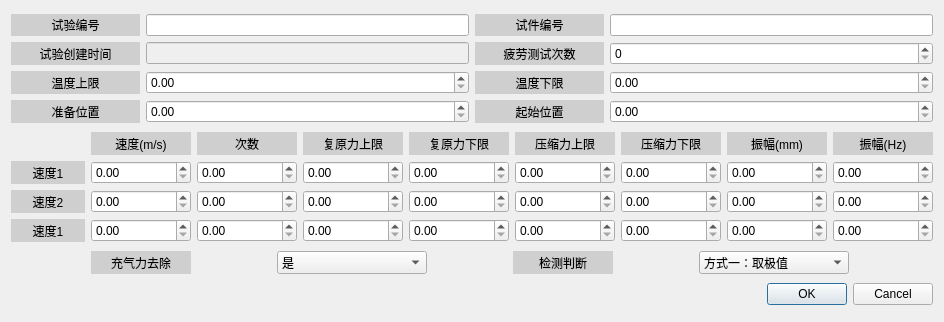
<?xml version="1.0" encoding="UTF-8"?>
<ui version="4.0">
 <class>NewIndicatTestDialog</class>
 <widget class="QDialog" name="NewIndicatTestDialog">
  <property name="geometry">
   <rect>
    <x>0</x>
    <y>0</y>
    <width>944</width>
    <height>322</height>
   </rect>
  </property>
  <property name="windowTitle">
   <string>新建示功试验</string>
  </property>
  <property name="windowIcon">
   <iconset resource="themes/image.qrc">
    <normaloff>:/images/images/new.png</normaloff>:/images/images/new.png</iconset>
  </property>
  <layout class="QVBoxLayout" name="verticalLayout">
   <item>
    <layout class="QGridLayout" name="gridLayout">
     <item row="1" column="3">
      <widget class="QLabel" name="label_sensor_12">
       <property name="minimumSize">
        <size>
         <width>129</width>
         <height>22</height>
        </size>
       </property>
       <property name="styleSheet">
        <string notr="true">background-color: rgb(207, 207, 207);
color: black; /* 可选，设置文字颜色 */</string>
       </property>
       <property name="text">
        <string>试件编号</string>
       </property>
       <property name="alignment">
        <set>Qt::AlignCenter</set>
       </property>
      </widget>
     </item>
     <item row="3" column="2">
      <widget class="QLineEdit" name="lineEdit_3">
       <property name="enabled">
        <bool>false</bool>
       </property>
      </widget>
     </item>
     <item row="3" column="0">
      <widget class="QLabel" name="label_sensor_13">
       <property name="minimumSize">
        <size>
         <width>129</width>
         <height>22</height>
        </size>
       </property>
       <property name="styleSheet">
        <string notr="true">background-color: rgb(207, 207, 207);
color: black; /* 可选，设置文字颜色 */</string>
       </property>
       <property name="text">
        <string>试验创建时间</string>
       </property>
       <property name="alignment">
        <set>Qt::AlignCenter</set>
       </property>
      </widget>
     </item>
     <item row="1" column="4">
      <widget class="QLineEdit" name="lineEdit_2"/>
     </item>
     <item row="6" column="0">
      <widget class="QLabel" name="label_sensor_17">
       <property name="minimumSize">
        <size>
         <width>129</width>
         <height>22</height>
        </size>
       </property>
       <property name="styleSheet">
        <string notr="true">background-color: rgb(207, 207, 207);
color: black; /* 可选，设置文字颜色 */</string>
       </property>
       <property name="text">
        <string>准备位置</string>
       </property>
       <property name="alignment">
        <set>Qt::AlignCenter</set>
       </property>
      </widget>
     </item>
     <item row="5" column="4">
      <widget class="QDoubleSpinBox" name="doubleSpinBox_2"/>
     </item>
     <item row="5" column="0">
      <widget class="QLabel" name="label_sensor_15">
       <property name="minimumSize">
        <size>
         <width>129</width>
         <height>22</height>
        </size>
       </property>
       <property name="styleSheet">
        <string notr="true">background-color: rgb(207, 207, 207);
color: black; /* 可选，设置文字颜色 */</string>
       </property>
       <property name="text">
        <string>温度上限</string>
       </property>
       <property name="alignment">
        <set>Qt::AlignCenter</set>
       </property>
      </widget>
     </item>
     <item row="3" column="3">
      <widget class="QLabel" name="label_sensor_14">
       <property name="minimumSize">
        <size>
         <width>129</width>
         <height>22</height>
        </size>
       </property>
       <property name="styleSheet">
        <string notr="true">background-color: rgb(207, 207, 207);
color: black; /* 可选，设置文字颜色 */</string>
       </property>
       <property name="text">
        <string>疲劳测试次数</string>
       </property>
       <property name="alignment">
        <set>Qt::AlignCenter</set>
       </property>
      </widget>
     </item>
     <item row="5" column="3">
      <widget class="QLabel" name="label_sensor_16">
       <property name="minimumSize">
        <size>
         <width>129</width>
         <height>22</height>
        </size>
       </property>
       <property name="styleSheet">
        <string notr="true">background-color: rgb(207, 207, 207);
color: black; /* 可选，设置文字颜色 */</string>
       </property>
       <property name="text">
        <string>温度下限</string>
       </property>
       <property name="alignment">
        <set>Qt::AlignCenter</set>
       </property>
      </widget>
     </item>
     <item row="5" column="2">
      <widget class="QDoubleSpinBox" name="doubleSpinBox"/>
     </item>
     <item row="6" column="2">
      <widget class="QDoubleSpinBox" name="doubleSpinBox_3"/>
     </item>
     <item row="6" column="4">
      <widget class="QDoubleSpinBox" name="doubleSpinBox_4"/>
     </item>
     <item row="1" column="2">
      <widget class="QLineEdit" name="lineEdit"/>
     </item>
     <item row="1" column="0">
      <widget class="QLabel" name="label_sensor_11">
       <property name="minimumSize">
        <size>
         <width>129</width>
         <height>22</height>
        </size>
       </property>
       <property name="styleSheet">
        <string notr="true">background-color: rgb(207, 207, 207);
color: black; /* 可选，设置文字颜色 */</string>
       </property>
       <property name="text">
        <string>试验编号</string>
       </property>
       <property name="alignment">
        <set>Qt::AlignCenter</set>
       </property>
      </widget>
     </item>
     <item row="6" column="3">
      <widget class="QLabel" name="label_sensor_18">
       <property name="minimumSize">
        <size>
         <width>129</width>
         <height>22</height>
        </size>
       </property>
       <property name="styleSheet">
        <string notr="true">background-color: rgb(207, 207, 207);
color: black; /* 可选，设置文字颜色 */</string>
       </property>
       <property name="text">
        <string>起始位置</string>
       </property>
       <property name="alignment">
        <set>Qt::AlignCenter</set>
       </property>
      </widget>
     </item>
     <item row="3" column="4">
      <widget class="QSpinBox" name="spinBox"/>
     </item>
    </layout>
   </item>
   <item>
    <layout class="QGridLayout" name="gridLayout_2">
     <item row="2" column="9">
      <widget class="QDoubleSpinBox" name="doubleSpinBox_18"/>
     </item>
     <item row="1" column="4">
      <widget class="QDoubleSpinBox" name="doubleSpinBox_8"/>
     </item>
     <item row="0" column="5">
      <widget class="QLabel" name="label_sensor_24">
       <property name="minimumSize">
        <size>
         <width>100</width>
         <height>23</height>
        </size>
       </property>
       <property name="maximumSize">
        <size>
         <width>100</width>
         <height>23</height>
        </size>
       </property>
       <property name="styleSheet">
        <string notr="true">background-color: rgb(207, 207, 207);
color: black; /* 可选，设置文字颜色 */</string>
       </property>
       <property name="text">
        <string>压缩力上限</string>
       </property>
       <property name="alignment">
        <set>Qt::AlignCenter</set>
       </property>
      </widget>
     </item>
     <item row="2" column="1">
      <widget class="QDoubleSpinBox" name="doubleSpinBox_16"/>
     </item>
     <item row="0" column="2">
      <widget class="QLabel" name="label_sensor_20">
       <property name="minimumSize">
        <size>
         <width>100</width>
         <height>23</height>
        </size>
       </property>
       <property name="maximumSize">
        <size>
         <width>100</width>
         <height>23</height>
        </size>
       </property>
       <property name="styleSheet">
        <string notr="true">background-color: rgb(207, 207, 207);
color: black; /* 可选，设置文字颜色 */</string>
       </property>
       <property name="text">
        <string>次数</string>
       </property>
       <property name="alignment">
        <set>Qt::AlignCenter</set>
       </property>
      </widget>
     </item>
     <item row="0" column="1">
      <widget class="QLabel" name="label_sensor_19">
       <property name="minimumSize">
        <size>
         <width>100</width>
         <height>23</height>
        </size>
       </property>
       <property name="maximumSize">
        <size>
         <width>100</width>
         <height>23</height>
        </size>
       </property>
       <property name="styleSheet">
        <string notr="true">background-color: rgb(207, 207, 207);
color: black; /* 可选，设置文字颜色 */</string>
       </property>
       <property name="text">
        <string>速度(m/s)</string>
       </property>
       <property name="alignment">
        <set>Qt::AlignCenter</set>
       </property>
      </widget>
     </item>
     <item row="2" column="5">
      <widget class="QDoubleSpinBox" name="doubleSpinBox_14"/>
     </item>
     <item row="1" column="3">
      <widget class="QDoubleSpinBox" name="doubleSpinBox_7"/>
     </item>
     <item row="0" column="8">
      <widget class="QLabel" name="label_sensor_25">
       <property name="minimumSize">
        <size>
         <width>100</width>
         <height>23</height>
        </size>
       </property>
       <property name="maximumSize">
        <size>
         <width>100</width>
         <height>23</height>
        </size>
       </property>
       <property name="styleSheet">
        <string notr="true">background-color: rgb(207, 207, 207);
color: black; /* 可选，设置文字颜色 */</string>
       </property>
       <property name="text">
        <string>振幅(mm)</string>
       </property>
       <property name="alignment">
        <set>Qt::AlignCenter</set>
       </property>
      </widget>
     </item>
     <item row="4" column="2">
      <widget class="QDoubleSpinBox" name="doubleSpinBox_22"/>
     </item>
     <item row="0" column="7">
      <widget class="QLabel" name="label_sensor_26">
       <property name="minimumSize">
        <size>
         <width>100</width>
         <height>23</height>
        </size>
       </property>
       <property name="maximumSize">
        <size>
         <width>100</width>
         <height>23</height>
        </size>
       </property>
       <property name="styleSheet">
        <string notr="true">background-color: rgb(207, 207, 207);
color: black; /* 可选，设置文字颜色 */</string>
       </property>
       <property name="text">
        <string>压缩力下限</string>
       </property>
       <property name="alignment">
        <set>Qt::AlignCenter</set>
       </property>
      </widget>
     </item>
     <item row="4" column="0">
      <widget class="QLabel" name="label_sensor_31">
       <property name="minimumSize">
        <size>
         <width>0</width>
         <height>23</height>
        </size>
       </property>
       <property name="maximumSize">
        <size>
         <width>100</width>
         <height>23</height>
        </size>
       </property>
       <property name="styleSheet">
        <string notr="true">background-color: rgb(207, 207, 207);
color: black; /* 可选，设置文字颜色 */</string>
       </property>
       <property name="text">
        <string>速度1</string>
       </property>
       <property name="alignment">
        <set>Qt::AlignCenter</set>
       </property>
      </widget>
     </item>
     <item row="2" column="8">
      <widget class="QDoubleSpinBox" name="doubleSpinBox_20"/>
     </item>
     <item row="2" column="3">
      <widget class="QDoubleSpinBox" name="doubleSpinBox_17"/>
     </item>
     <item row="1" column="7">
      <widget class="QDoubleSpinBox" name="doubleSpinBox_10"/>
     </item>
     <item row="1" column="8">
      <widget class="QDoubleSpinBox" name="doubleSpinBox_11"/>
     </item>
     <item row="2" column="7">
      <widget class="QDoubleSpinBox" name="doubleSpinBox_15"/>
     </item>
     <item row="1" column="1">
      <widget class="QDoubleSpinBox" name="doubleSpinBox_5"/>
     </item>
     <item row="0" column="9">
      <widget class="QLabel" name="label_sensor_27">
       <property name="minimumSize">
        <size>
         <width>100</width>
         <height>23</height>
        </size>
       </property>
       <property name="maximumSize">
        <size>
         <width>100</width>
         <height>23</height>
        </size>
       </property>
       <property name="styleSheet">
        <string notr="true">background-color: rgb(207, 207, 207);
color: black; /* 可选，设置文字颜色 */</string>
       </property>
       <property name="text">
        <string>振幅(Hz)</string>
       </property>
       <property name="alignment">
        <set>Qt::AlignCenter</set>
       </property>
      </widget>
     </item>
     <item row="0" column="4">
      <widget class="QLabel" name="label_sensor_23">
       <property name="minimumSize">
        <size>
         <width>100</width>
         <height>23</height>
        </size>
       </property>
       <property name="maximumSize">
        <size>
         <width>100</width>
         <height>23</height>
        </size>
       </property>
       <property name="styleSheet">
        <string notr="true">background-color: rgb(207, 207, 207);
color: black; /* 可选，设置文字颜色 */</string>
       </property>
       <property name="text">
        <string>复原力下限</string>
       </property>
       <property name="alignment">
        <set>Qt::AlignCenter</set>
       </property>
      </widget>
     </item>
     <item row="4" column="1">
      <widget class="QDoubleSpinBox" name="doubleSpinBox_21"/>
     </item>
     <item row="0" column="3">
      <widget class="QLabel" name="label_sensor_22">
       <property name="minimumSize">
        <size>
         <width>100</width>
         <height>23</height>
        </size>
       </property>
       <property name="maximumSize">
        <size>
         <width>100</width>
         <height>23</height>
        </size>
       </property>
       <property name="styleSheet">
        <string notr="true">background-color: rgb(207, 207, 207);
color: black; /* 可选，设置文字颜色 */</string>
       </property>
       <property name="text">
        <string>复原力上限</string>
       </property>
       <property name="alignment">
        <set>Qt::AlignCenter</set>
       </property>
      </widget>
     </item>
     <item row="1" column="9">
      <widget class="QDoubleSpinBox" name="doubleSpinBox_12"/>
     </item>
     <item row="2" column="2">
      <widget class="QDoubleSpinBox" name="doubleSpinBox_19"/>
     </item>
     <item row="1" column="2">
      <widget class="QDoubleSpinBox" name="doubleSpinBox_6"/>
     </item>
     <item row="2" column="4">
      <widget class="QDoubleSpinBox" name="doubleSpinBox_13"/>
     </item>
     <item row="1" column="5">
      <widget class="QDoubleSpinBox" name="doubleSpinBox_9"/>
     </item>
     <item row="2" column="0">
      <widget class="QLabel" name="label_sensor_30">
       <property name="minimumSize">
        <size>
         <width>0</width>
         <height>23</height>
        </size>
       </property>
       <property name="maximumSize">
        <size>
         <width>100</width>
         <height>23</height>
        </size>
       </property>
       <property name="styleSheet">
        <string notr="true">background-color: rgb(207, 207, 207);
color: black; /* 可选，设置文字颜色 */</string>
       </property>
       <property name="text">
        <string>速度2</string>
       </property>
       <property name="alignment">
        <set>Qt::AlignCenter</set>
       </property>
      </widget>
     </item>
     <item row="1" column="0">
      <widget class="QLabel" name="label_sensor_21">
       <property name="minimumSize">
        <size>
         <width>0</width>
         <height>23</height>
        </size>
       </property>
       <property name="maximumSize">
        <size>
         <width>100</width>
         <height>23</height>
        </size>
       </property>
       <property name="styleSheet">
        <string notr="true">background-color: rgb(207, 207, 207);
color: black; /* 可选，设置文字颜色 */</string>
       </property>
       <property name="text">
        <string>速度1</string>
       </property>
       <property name="alignment">
        <set>Qt::AlignCenter</set>
       </property>
      </widget>
     </item>
     <item row="4" column="3">
      <widget class="QDoubleSpinBox" name="doubleSpinBox_23"/>
     </item>
     <item row="4" column="4">
      <widget class="QDoubleSpinBox" name="doubleSpinBox_24"/>
     </item>
     <item row="4" column="5">
      <widget class="QDoubleSpinBox" name="doubleSpinBox_25"/>
     </item>
     <item row="4" column="7">
      <widget class="QDoubleSpinBox" name="doubleSpinBox_26"/>
     </item>
     <item row="4" column="8">
      <widget class="QDoubleSpinBox" name="doubleSpinBox_27"/>
     </item>
     <item row="4" column="9">
      <widget class="QDoubleSpinBox" name="doubleSpinBox_28"/>
     </item>
    </layout>
   </item>
   <item>
    <layout class="QHBoxLayout" name="horizontalLayout">
     <item>
      <widget class="QLabel" name="label_sensor_28">
       <property name="minimumSize">
        <size>
         <width>100</width>
         <height>23</height>
        </size>
       </property>
       <property name="maximumSize">
        <size>
         <width>100</width>
         <height>23</height>
        </size>
       </property>
       <property name="styleSheet">
        <string notr="true">background-color: rgb(207, 207, 207);
color: black; /* 可选，设置文字颜色 */</string>
       </property>
       <property name="text">
        <string>充气力去除</string>
       </property>
       <property name="alignment">
        <set>Qt::AlignCenter</set>
       </property>
      </widget>
     </item>
     <item>
      <widget class="QComboBox" name="comboBox">
       <property name="minimumSize">
        <size>
         <width>150</width>
         <height>23</height>
        </size>
       </property>
       <property name="maximumSize">
        <size>
         <width>150</width>
         <height>23</height>
        </size>
       </property>
       <item>
        <property name="text">
         <string>是</string>
        </property>
       </item>
       <item>
        <property name="text">
         <string>否</string>
        </property>
       </item>
      </widget>
     </item>
     <item>
      <widget class="QLabel" name="label_sensor_29">
       <property name="minimumSize">
        <size>
         <width>0</width>
         <height>23</height>
        </size>
       </property>
       <property name="maximumSize">
        <size>
         <width>100</width>
         <height>23</height>
        </size>
       </property>
       <property name="styleSheet">
        <string notr="true">background-color: rgb(207, 207, 207);
color: black; /* 可选，设置文字颜色 */</string>
       </property>
       <property name="text">
        <string>检测判断</string>
       </property>
       <property name="alignment">
        <set>Qt::AlignCenter</set>
       </property>
      </widget>
     </item>
     <item>
      <widget class="QComboBox" name="comboBox_2">
       <property name="minimumSize">
        <size>
         <width>100</width>
         <height>23</height>
        </size>
       </property>
       <property name="maximumSize">
        <size>
         <width>150</width>
         <height>23</height>
        </size>
       </property>
       <item>
        <property name="text">
         <string>方式一：取极值</string>
        </property>
       </item>
       <item>
        <property name="text">
         <string>方式二：与Y轴交点</string>
        </property>
       </item>
      </widget>
     </item>
    </layout>
   </item>
   <item>
    <widget class="QDialogButtonBox" name="buttonBox">
     <property name="orientation">
      <enum>Qt::Horizontal</enum>
     </property>
     <property name="standardButtons">
      <set>QDialogButtonBox::Cancel|QDialogButtonBox::Ok</set>
     </property>
    </widget>
   </item>
  </layout>
 </widget>
 <resources>
  <include location="themes/image.qrc"/>
 </resources>
 <connections/>
</ui>
